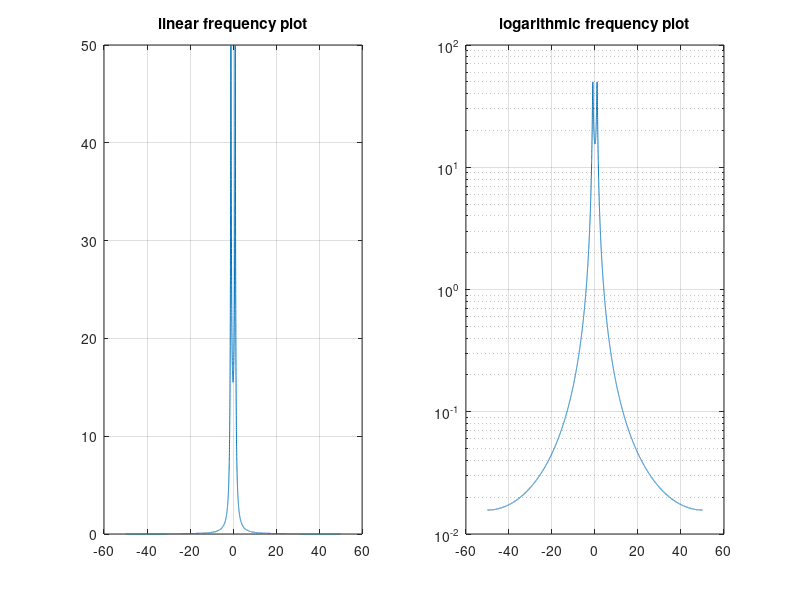

This figure's MATLAB source:
f=@(t) exp(-t).*sin(2*pi.*t);
%the observation interval T determines the frequency resolution of the DFT
%the longer the signal is observed, the lower the frequencies we can
%observe. The frequency resolution is given by 1/T.
T=100;
%the sampling interval determines the fastest frequency that the DFT
%detects. The fastest frequency is given by 1/deltat
deltat=0.01;

ts=linspace(0,T,T/deltat);
xs=f(ts);
xs_fft=fft(xs);
frequencies=1/T*[-length(xs)/2:1:length(xs)/2-1]

subplot(1,2,1);
plot(frequencies,fftshift(abs(xs_fft)));
title("linear frequency plot");
grid()
subplot(1,2,2);
semilogy(frequencies,fftshift(abs(xs_fft)));
title("logarithmic frequency plot");
grid()